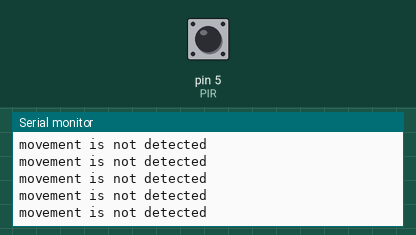
Recording of a sketch running on a simulated Arduino Uno, built with avr-gcc and run on an emulated ATmega328P. Shown: the last lines printed to the serial monitor. The test bench sets the inputs (shaded band); at power-on: pin 5 (PIR) LOW.

Above: at 1.2 s.
1.3 s: pin 5 (PIR) driven HIGH
At 2.3 s:
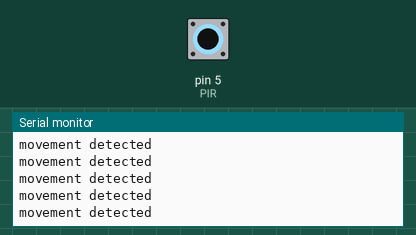
3.2 s: pin 5 (PIR) driven LOW
At 3.7 s:
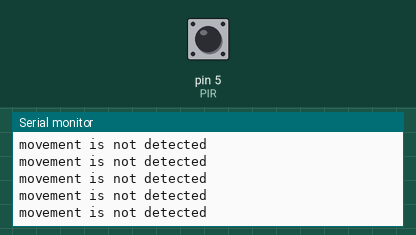
6.2 s: pin 5 (PIR) pulsed HIGH 2 times (0.12 s each, 0.3 s apart)
9.8 s: pin 5 (PIR) driven HIGH
At 10.5 s:
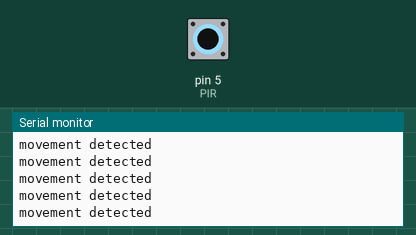
12.8 s: pin 5 (PIR) driven LOW
At 13.8 s:
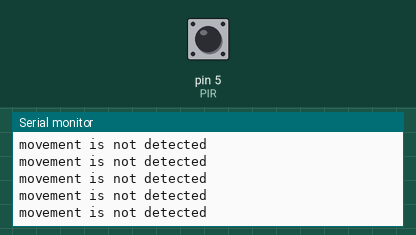
15.8 s: pin 5 (PIR) driven HIGH
At 16.6 s:
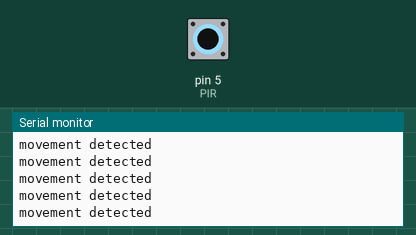

Measured:
- after the input at 1.3 s, the serial monitor: prints a new line after 0.08 s (image 1)
- after the input at 9.8 s, the serial monitor: prints a new line after 0.07 s (image 3)

The sketch:

sensor_pir.ino
```cpp
int PIR = 5;
int statusPin = 0;

void setup() {
  Serial.begin(9600);
  pinMode(PIR, INPUT);

}

void loop() {
  statusPin = digitalRead(PIR);
  if(statusPin == HIGH){
    Serial.println("movement detected");
  }else{
    Serial.println("movement is not detected");
  }

}
```
